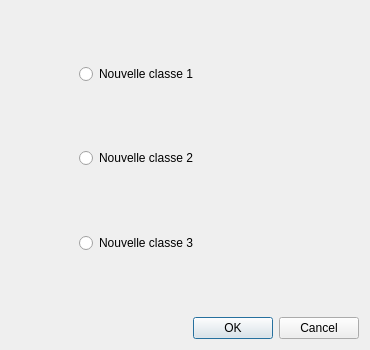
<?xml version="1.0" encoding="UTF-8"?>
<ui version="4.0">
 <class>ChoixClasse</class>
 <widget class="QDialog" name="ChoixClasse">
  <property name="geometry">
   <rect>
    <x>0</x>
    <y>0</y>
    <width>370</width>
    <height>350</height>
   </rect>
  </property>
  <property name="windowTitle">
   <string>Choix de la nouvelle classe</string>
  </property>
  <layout class="QGridLayout" name="gridLayout">
   <item row="4" column="4">
    <spacer name="verticalSpacer_7">
     <property name="orientation">
      <enum>Qt::Vertical</enum>
     </property>
     <property name="sizeHint" stdset="0">
      <size>
       <width>20</width>
       <height>40</height>
      </size>
     </property>
    </spacer>
   </item>
   <item row="1" column="4">
    <widget class="QLabel" name="helpLabel1">
     <property name="maximumSize">
      <size>
       <width>20</width>
       <height>20</height>
      </size>
     </property>
     <property name="text">
      <string/>
     </property>
     <property name="pixmap">
      <pixmap resource="images.qrc">:/Help/question.png</pixmap>
     </property>
     <property name="scaledContents">
      <bool>true</bool>
     </property>
    </widget>
   </item>
   <item row="3" column="4">
    <widget class="QLabel" name="helpLabel2">
     <property name="maximumSize">
      <size>
       <width>20</width>
       <height>20</height>
      </size>
     </property>
     <property name="text">
      <string/>
     </property>
     <property name="pixmap">
      <pixmap resource="images.qrc">:/Help/question.png</pixmap>
     </property>
     <property name="scaledContents">
      <bool>true</bool>
     </property>
    </widget>
   </item>
   <item row="5" column="4">
    <widget class="QLabel" name="helpLabel3">
     <property name="maximumSize">
      <size>
       <width>20</width>
       <height>20</height>
      </size>
     </property>
     <property name="text">
      <string/>
     </property>
     <property name="pixmap">
      <pixmap resource="images.qrc">:/Help/question.png</pixmap>
     </property>
     <property name="scaledContents">
      <bool>true</bool>
     </property>
    </widget>
   </item>
   <item row="1" column="3" rowspan="6">
    <spacer name="horizontalSpacer_3">
     <property name="orientation">
      <enum>Qt::Horizontal</enum>
     </property>
     <property name="sizeHint" stdset="0">
      <size>
       <width>40</width>
       <height>20</height>
      </size>
     </property>
    </spacer>
   </item>
   <item row="7" column="0" colspan="7">
    <spacer name="verticalSpacer_5">
     <property name="orientation">
      <enum>Qt::Vertical</enum>
     </property>
     <property name="sizeHint" stdset="0">
      <size>
       <width>20</width>
       <height>40</height>
      </size>
     </property>
    </spacer>
   </item>
   <item row="2" column="4">
    <spacer name="verticalSpacer_8">
     <property name="orientation">
      <enum>Qt::Vertical</enum>
     </property>
     <property name="sizeHint" stdset="0">
      <size>
       <width>20</width>
       <height>40</height>
      </size>
     </property>
    </spacer>
   </item>
   <item row="1" column="2">
    <widget class="QRadioButton" name="newClass1">
     <property name="text">
      <string>Nouvelle classe 1</string>
     </property>
    </widget>
   </item>
   <item row="1" column="0" rowspan="6">
    <spacer name="horizontalSpacer">
     <property name="orientation">
      <enum>Qt::Horizontal</enum>
     </property>
     <property name="sizeHint" stdset="0">
      <size>
       <width>40</width>
       <height>20</height>
      </size>
     </property>
    </spacer>
   </item>
   <item row="5" column="2">
    <widget class="QRadioButton" name="newClass3">
     <property name="text">
      <string>Nouvelle classe 3</string>
     </property>
    </widget>
   </item>
   <item row="3" column="2">
    <widget class="QRadioButton" name="newClass2">
     <property name="text">
      <string>Nouvelle classe 2</string>
     </property>
    </widget>
   </item>
   <item row="1" column="5" rowspan="6">
    <spacer name="horizontalSpacer_2">
     <property name="orientation">
      <enum>Qt::Horizontal</enum>
     </property>
     <property name="sizeHint" stdset="0">
      <size>
       <width>40</width>
       <height>20</height>
      </size>
     </property>
    </spacer>
   </item>
   <item row="0" column="0" colspan="8">
    <spacer name="verticalSpacer">
     <property name="orientation">
      <enum>Qt::Vertical</enum>
     </property>
     <property name="sizeHint" stdset="0">
      <size>
       <width>20</width>
       <height>40</height>
      </size>
     </property>
    </spacer>
   </item>
   <item row="4" column="2">
    <spacer name="verticalSpacer_3">
     <property name="orientation">
      <enum>Qt::Vertical</enum>
     </property>
     <property name="sizeHint" stdset="0">
      <size>
       <width>20</width>
       <height>40</height>
      </size>
     </property>
    </spacer>
   </item>
   <item row="2" column="2">
    <spacer name="verticalSpacer_2">
     <property name="orientation">
      <enum>Qt::Vertical</enum>
     </property>
     <property name="sizeHint" stdset="0">
      <size>
       <width>20</width>
       <height>40</height>
      </size>
     </property>
    </spacer>
   </item>
   <item row="8" column="0" colspan="8">
    <widget class="QDialogButtonBox" name="buttonBox">
     <property name="orientation">
      <enum>Qt::Horizontal</enum>
     </property>
     <property name="standardButtons">
      <set>QDialogButtonBox::Cancel|QDialogButtonBox::Ok</set>
     </property>
    </widget>
   </item>
  </layout>
 </widget>
 <resources>
  <include location="images.qrc"/>
 </resources>
 <connections>
  <connection>
   <sender>buttonBox</sender>
   <signal>accepted()</signal>
   <receiver>ChoixClasse</receiver>
   <slot>accept()</slot>
   <hints>
    <hint type="sourcelabel">
     <x>248</x>
     <y>254</y>
    </hint>
    <hint type="destinationlabel">
     <x>157</x>
     <y>274</y>
    </hint>
   </hints>
  </connection>
  <connection>
   <sender>buttonBox</sender>
   <signal>rejected()</signal>
   <receiver>ChoixClasse</receiver>
   <slot>reject()</slot>
   <hints>
    <hint type="sourcelabel">
     <x>316</x>
     <y>260</y>
    </hint>
    <hint type="destinationlabel">
     <x>286</x>
     <y>274</y>
    </hint>
   </hints>
  </connection>
 </connections>
</ui>
